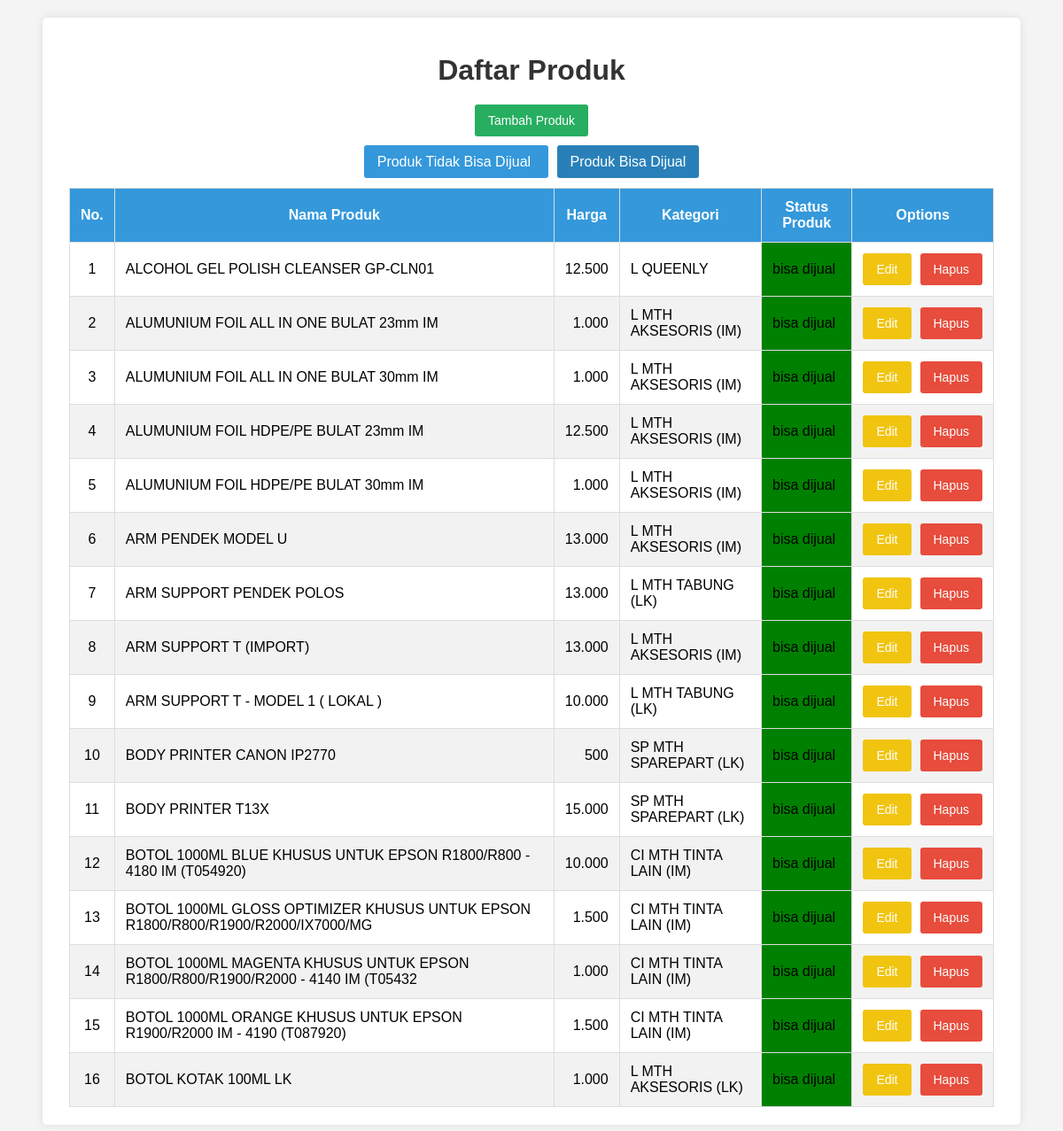
The page / on the database its author committed.
### tables this page shows
CREATE TABLE `produk` (
  `id_produk` int(12) NOT NULL,
  `nama_produk` varchar(80) NOT NULL,
  `harga` int(11) NOT NULL,
  `kategori_id` int(10) NOT NULL,
  `status_id` int(5) NOT NULL
);

CREATE TABLE `kategori` (
  `id_kategori` int(10) NOT NULL,
  `nama_kategori` varchar(80) NOT NULL
);

CREATE TABLE `status` (
  `id_status` int(5) NOT NULL,
  `nama_status` varchar(80) NOT NULL
);

### application/controllers/C_produk.php (called while the page is built, shortened)
<?php
    class C_produk extends CI_Controller {
        public function index($status_filter = 2) {
            $data['produk'] = $this->M_produk->get_all_produk($status_filter);
            $data['status_filter'] = $status_filter;
            $this->load->view('V_produk', $data);
        }
    }
?>

### index.php (called while the page is built, shortened)
<?php
require_once BASEPATH.'core/CodeIgniter.php';

### application/models/M_produk.php (called while the page is built, shortened)
<?php
    class M_produk extends CI_Model {
        public function get_all_produk($status_filter = null) {
            $this->db->select('produk.*, kategori.nama_kategori, status.nama_status');
            $this->db->from('produk');
            $this->db->join('kategori', 'produk.kategori_id = kategori.id_kategori', 'left');
            $this->db->join('status', 'produk.status_id = status.id_status', 'left');
            if ($status_filter != null) {
                $this->db->where('produk.status_id', $status_filter);
            }
            return $this->db->get()->result();
        }
    }
?>

### application/views/V_produk.php (the view, shortened to what this page needs)
<!DOCTYPE html>
<html>
<head>
</head>
<body>
    <div class="container">
        <h1>Daftar Produk</h1>
        <div style="text-align: center; margin-bottom: 20px;">
            <a href="<?php echo base_url(); ?>C_produk/tambah" class="button button-add">Tambah Produk</a>
        </div>
        <div class="filter">
            <a href="<?php echo base_url(); ?>C_produk/index/1"
               class="<?php echo (isset($status_filter) && $status_filter == 1) ? 'active' : ''; ?>">
                Produk Tidak Bisa Dijual
            </a>
            <a href="<?php echo base_url(); ?>C_produk/index/2"
               class="<?php echo (isset($status_filter) && $status_filter == 2) ? 'active' : ''; ?>">
                Produk Bisa Dijual
            </a>
        </div>
        <div class="table-container">
            <table>
                <thead>
                    <tr>
                        <th class = "center">No.</th>
                        <th class = "center">Nama Produk</th>
                        <th class = "center">Harga</th>
                        <th class = "center">Kategori</th>
                        <th class = "center">Status Produk</th>
                        <th class = "center">Options</th>
                    </tr>
                </thead>
                <tbody>
                    <?php if(!empty($produk)): ?>
                        <?php
                            $no = 1;
                            foreach($produk as $p): ?>
                            <tr>
                                <td class="center"><?php echo $no; ?></td>
                                <td class="left"><?php echo $p->nama_produk; ?></td>
                                <td style="text-align: right;"><?php echo number_format($p->harga, 0, ',', '.'); ?></td>
                                <td><?php echo $p->nama_kategori; ?></td>
                              <td style="background-color: <?php echo ($p->status_id == '2') ? 'green' : 'magenta'; ?>">
                                <?php echo $p->nama_status; ?>
                            </td>
                                <td>
                                    <div class="button-group">
                                        <a href="<?php echo base_url().'C_produk/edit/'.$p->id_produk; ?>" class="button button-edit">Edit</a>
                                        <a href="javascript:void(0);"
                                           onclick="confirmDelete('<?php echo base_url() . 'C_produk/hapus/'.$p->id_produk; ?>', '<?php echo $p->nama_produk; ?>')"
                                           class="button button-delete">Hapus</a>
                                    </div>
                                </td>
                            </tr>
                        <?php
                            $no++;
                            endforeach; ?>
                    <?php else: ?>
                        <tr>
                            <td colspan="6" style="text-align: center;">Tidak ada data produk.</td>
                        </tr>
                    <?php endif; ?>
                </tbody>
            </table>
        </div>
    </div>
</body>
</html>

### application/views/V_produk.php (style rules this page uses)
body { font-family: Arial, sans-serif; background: #f4f4f4; margin: 0; padding: 20px; }
.container { width: 90%; max-width: 1100px; margin: 0 auto; background: #fff; padding: 20px 30px; border-radius: 5px; box-shadow: 0 0 10px rgba(0,0,0,0.1); }
h1 { text-align: center; color: #333; margin-bottom: 20px; }
.button { padding: 10px 15px; font-size: 14px; cursor: pointer; border: none; border-radius: 3px; text-decoration: none; display: inline-block; }
.button-add { background-color: #27ae60; color: #fff; }
.button-edit { background-color: #f1c40f; color: #fff; }
.button-delete { background-color: #e74c3c; color: #fff; }
.button-group { display: flex; gap: 10px; align-items: center; }
.filter { text-align: center; margin-bottom: 20px; }
.filter a { text-decoration: none; padding: 10px 15px; margin: 0 5px; background-color: #3498db; color: #fff; border-radius: 3px; }
.filter a.active { background-color: #2980b9; }
.table-container { overflow-x: auto; }
table { width: 100%; border-collapse: collapse; }
table th, table td { border: 1px solid #ddd; padding: 12px; text-align: left; }
table th { background-color: #3498db; color: #fff; }
table tr:nth-child(even) { background-color: #f2f2f2; }
.center { text-align: center; }
.left { text-align: left; }

### rows shown on the page
produk: nama_produk "ALCOHOL GEL POLISH CLEANSER GP-CLN01", harga "12.500", kategori.nama_kategori "L QUEENLY", status.nama_status "bisa dijual"
produk: nama_produk "ALUMUNIUM FOIL ALL IN ONE BULAT 23mm IM", harga "1.000", kategori.nama_kategori "L MTH AKSESORIS (IM)", status.nama_status "bisa dijual"
produk: nama_produk "ALUMUNIUM FOIL ALL IN ONE BULAT 30mm IM", harga "1.000", kategori.nama_kategori "L MTH AKSESORIS (IM)", status.nama_status "bisa dijual"
produk: nama_produk "ALUMUNIUM FOIL HDPE/PE BULAT 23mm IM", harga "12.500", kategori.nama_kategori "L MTH AKSESORIS (IM)", status.nama_status "bisa dijual"
produk: nama_produk "ALUMUNIUM FOIL HDPE/PE BULAT 30mm IM", harga "1.000", kategori.nama_kategori "L MTH AKSESORIS (IM)", status.nama_status "bisa dijual"
produk: nama_produk "ARM PENDEK MODEL U", harga "13.000", kategori.nama_kategori "L MTH AKSESORIS (IM)", status.nama_status "bisa dijual"
produk: nama_produk "ARM SUPPORT PENDEK POLOS", harga "13.000", kategori.nama_kategori "L MTH TABUNG (LK)", status.nama_status "bisa dijual"
produk: nama_produk "ARM SUPPORT T (IMPORT)", harga "13.000", kategori.nama_kategori "L MTH AKSESORIS (IM)", status.nama_status "bisa dijual"
produk: nama_produk "ARM SUPPORT T - MODEL 1 ( LOKAL )", harga "10.000", kategori.nama_kategori "L MTH TABUNG (LK)", status.nama_status "bisa dijual"
produk: nama_produk "BODY PRINTER CANON IP2770", harga "500", kategori.nama_kategori "SP MTH SPAREPART (LK)", status.nama_status "bisa dijual"
produk: nama_produk "BODY PRINTER T13X", harga "15.000", kategori.nama_kategori "SP MTH SPAREPART (LK)", status.nama_status "bisa dijual"
produk: nama_produk "BOTOL 1000ML BLUE KHUSUS UNTUK EPSON R1800/R800 - 4180 IM (T054920)", harga "10.000", kategori.nama_kategori "CI MTH TINTA LAIN (IM)", status.nama_status "bisa dijual"
produk: nama_produk "BOTOL 1000ML GLOSS OPTIMIZER KHUSUS UNTUK EPSON R1800/R800/R1900/R2000/IX7000/MG", harga "1.500", kategori.nama_kategori "CI MTH TINTA LAIN (IM)", status.nama_status "bisa dijual"
produk: nama_produk "BOTOL 1000ML MAGENTA KHUSUS UNTUK EPSON R1800/R800/R1900/R2000 - 4140 IM (T05432", harga "1.000", kategori.nama_kategori "CI MTH TINTA LAIN (IM)", status.nama_status "bisa dijual"
produk: nama_produk "BOTOL 1000ML ORANGE KHUSUS UNTUK EPSON R1900/R2000 IM - 4190 (T087920)", harga "1.500", kategori.nama_kategori "CI MTH TINTA LAIN (IM)", status.nama_status "bisa dijual"
produk: nama_produk "BOTOL KOTAK 100ML LK", harga "1.000", kategori.nama_kategori "L MTH AKSESORIS (LK)", status.nama_status "bisa dijual"
